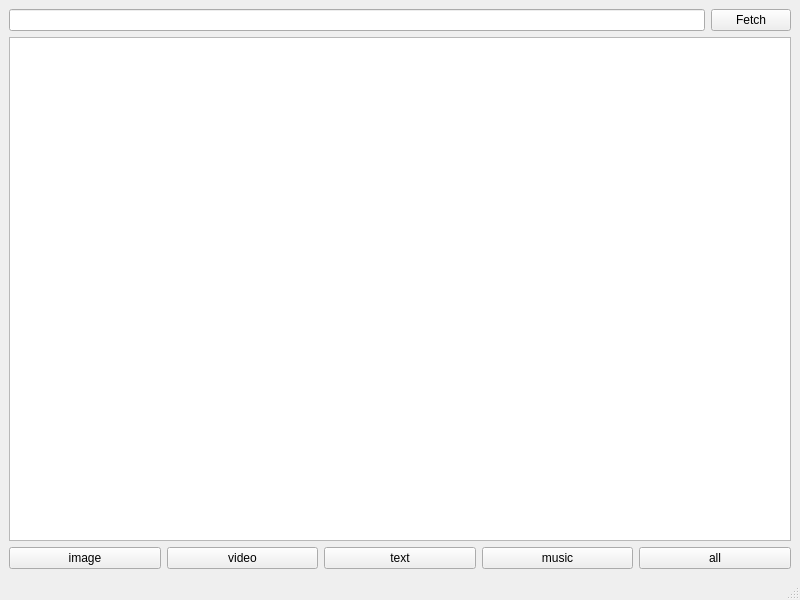
<?xml version="1.0" encoding="UTF-8"?>
<ui version="4.0">
 <class>MainWindow</class>
 <widget class="QMainWindow" name="MainWindow">
  <property name="geometry">
   <rect>
    <x>0</x>
    <y>0</y>
    <width>800</width>
    <height>600</height>
   </rect>
  </property>
  <property name="windowTitle">
   <string>MainWindow</string>
  </property>
  <widget class="QWidget" name="centralwidget">
   <layout class="QVBoxLayout" name="verticalLayout">
    <item>
     <layout class="QHBoxLayout" name="horizontalLayout">
      <item>
       <widget class="QLineEdit" name="urlEdit"/>
      </item>
      <item>
       <widget class="QPushButton" name="fetchBtn">
        <property name="text">
         <string>Fetch</string>
        </property>
       </widget>
      </item>
     </layout>
    </item>
    <item>
     <widget class="QListView" name="urlList">
      <property name="editTriggers">
       <set>QAbstractItemView::NoEditTriggers</set>
      </property>
      <property name="selectionMode">
       <enum>QAbstractItemView::ExtendedSelection</enum>
      </property>
      <property name="iconSize">
       <size>
        <width>30</width>
        <height>30</height>
       </size>
      </property>
     </widget>
    </item>
    <item>
     <layout class="QHBoxLayout" name="horizontalLayout_2">
      <item>
       <widget class="QPushButton" name="sel_img">
        <property name="text">
         <string>image</string>
        </property>
        <property name="checkable">
         <bool>true</bool>
        </property>
       </widget>
      </item>
      <item>
       <widget class="QPushButton" name="sel_video">
        <property name="text">
         <string>video</string>
        </property>
        <property name="checkable">
         <bool>true</bool>
        </property>
       </widget>
      </item>
      <item>
       <widget class="QPushButton" name="sel_txt">
        <property name="text">
         <string>text</string>
        </property>
        <property name="checkable">
         <bool>true</bool>
        </property>
       </widget>
      </item>
      <item>
       <widget class="QPushButton" name="sel_music">
        <property name="text">
         <string>music</string>
        </property>
        <property name="checkable">
         <bool>true</bool>
        </property>
       </widget>
      </item>
      <item>
       <widget class="QPushButton" name="sel_all">
        <property name="text">
         <string>all</string>
        </property>
        <property name="checkable">
         <bool>true</bool>
        </property>
       </widget>
      </item>
     </layout>
    </item>
   </layout>
  </widget>
  <widget class="QMenuBar" name="menubar">
   <property name="geometry">
    <rect>
     <x>0</x>
     <y>0</y>
     <width>800</width>
     <height>21</height>
    </rect>
   </property>
  </widget>
  <widget class="QStatusBar" name="statusbar"/>
 </widget>
 <resources/>
 <connections/>
</ui>
